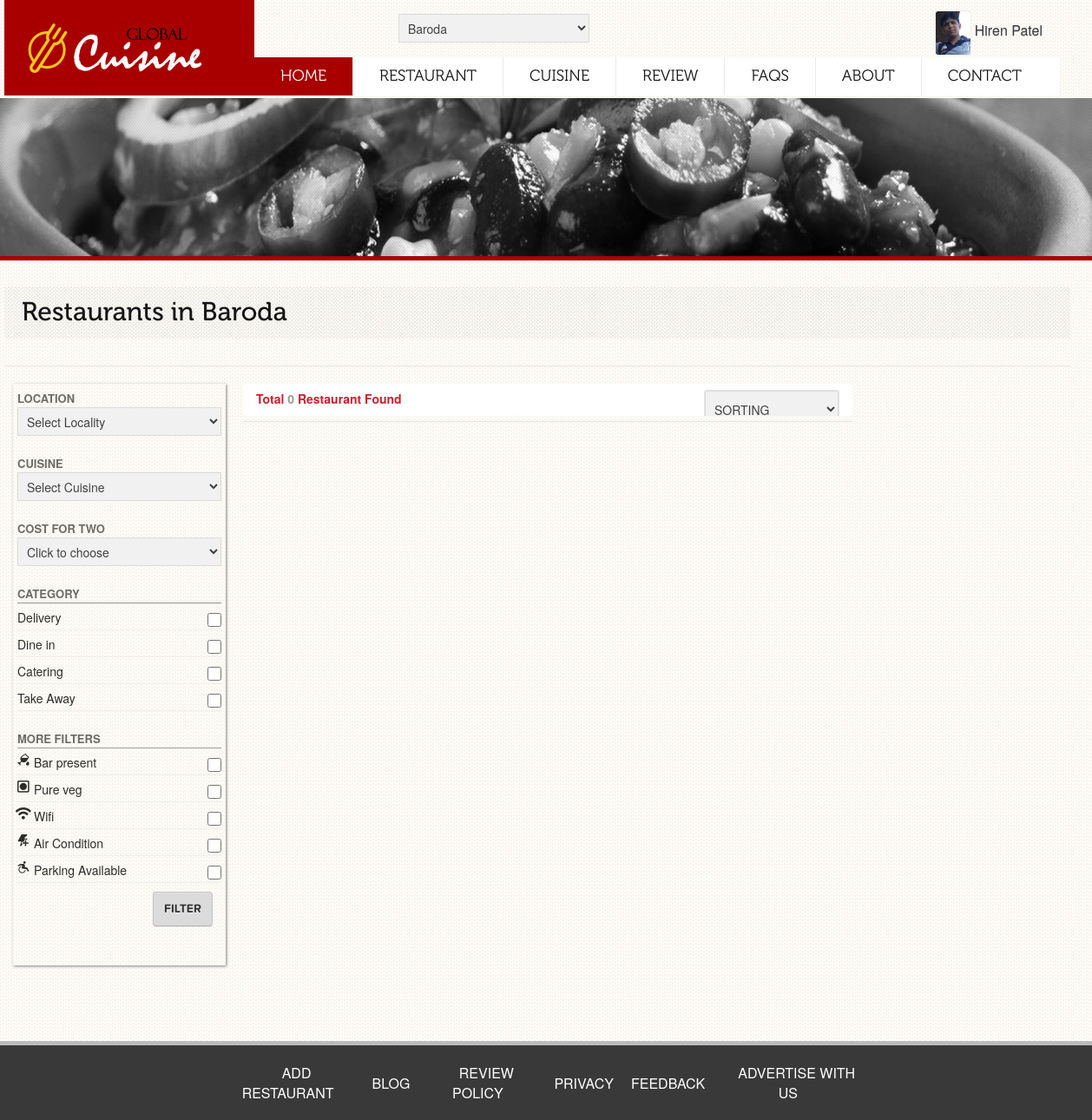
The page /restaurant-display.php (signed in) on the database its author committed.
### tables this page shows
CREATE TABLE IF NOT EXISTS `foodie_detail` (
  `foodie_id` int(11) NOT NULL AUTO_INCREMENT,
  `foodie_name` varchar(30) NOT NULL,
  `foodie_email` varchar(50) NOT NULL,
  `foodie_password` varchar(100) NOT NULL,
  `foodie_contact` varchar(10) NOT NULL,
  `foodie_address` varchar(50) NOT NULL,
  `foodie_photo` varchar(50) NOT NULL,
  `foodie_reg_date` timestamp NOT NULL DEFAULT CURRENT_TIMESTAMP,
  `foodie_status` int(1) NOT NULL DEFAULT '0',
  `foodie_gender` varchar(6) NOT NULL,
  `code` varchar(100) NOT NULL,
  PRIMARY KEY (`foodie_id`)
);

CREATE TABLE IF NOT EXISTS `city` (
  `city_id` int(11) NOT NULL AUTO_INCREMENT,
  `city_name` varchar(30) NOT NULL,
  `state_id` int(11) NOT NULL,
  PRIMARY KEY (`city_id`)
);

### restaurant-display.php (the view, shortened to what the rows shown need)
<html lang="en" >
    <head><meta http-equiv="Content-Type" content="text/html; charset=UTF-8">
        <link rel="stylesheet" type="text/css" href="css/zomato-style.css">
        <?php
        include './theme-part/header-script.php';
        ?>
    </head>
    <body >
        <div id="wrapper">
            <header id="header">
                <div class="container">
                    <?php
                    include './theme-part/header.php';
                    ?>
                </div>
            </header>
            <section>
                <div class="container">
                    <div class="grid_16 item">
                        <div class="bb grid_16" >
                            <div class="heading">
                                <?php
                                if (isset($_SESSION['city'])) {
                                    $query = "select city_name from city where city_id='{$city}'";
                                    $result = mysql_query($query) or die(mysql_error());
                                    $row = mysql_fetch_array($result);
                                    if ($row) {
                                        echo "<h1>Restaurants in {$row['city_name']}</h1>";
                                    }
                                } else {
                                    echo "<h1>Restaurants</h1>";
                                }
                                ?>
                            </div>
                        </div>
                    </div>
                </div>
            </section>
        </div>
    </body></html>

### theme-part/top-container.php (shortened to what the rows shown need)
<?php
if (isset($_SESSION['city'])) {
    $city = $_SESSION['city'];
}
if (isset($_SESSION['user_id'])) {
    $query = "select foodie_id,foodie_name,foodie_photo from foodie_detail where foodie_id='{$_SESSION['user_id']}'";
    $result = mysql_query($query) or die(mysql_error());
    $row = mysql_fetch_array($result);
    if ($row) {
        $foodie_name = $row['foodie_name'];
        $foodie_photo = $row['foodie_photo'];
        if ($foodie_photo == "") {
            $foodie_photo = "admin-panel/photo/not_avail.png";
        } else {
            $foodie_photo = "admin-panel/photo/foodie-photo/{$foodie_photo}";
        }
    }
}
?>
<div class="top-container" style="margin-top: 0px;">
    <table  style="width:100%;">
        <tr>
            <td>
                <?php
                if (isset($_SESSION['user_id'])) {
                    echo "<header id='top-container' style='margin-top:-20px;min-height:50px;width:150px;float:right;'>";
                    echo"<ul class='toolbar' id='toolbar' style='min-width:300px;'>";
                    echo "<li class='profile'>
      <a href='#' data-toggle='dropdown'>
        <span class='avatar'><img src='{$foodie_photo}' alt='img' style='width:40px;height:50px;'></span>
        <span >{$foodie_name}
          </span>
      </a>
      <div class='dropdown-menu' role='menu'>
        <header>
          Your Profile
          <ul class='toolbar'>
            <li><span class='action show'><a href='user-profile.php' class='label label-important' style='color:#fff;'>Edit</a></span></li>
          </ul>
        </header>
        <ul class='body' style='list-style-type:none;'>
          <li>
            <a href='foodie-favorite-display.php' class='text'><span class='icon' data-icon='Æ'></span><br>Favorite</a>
          </li>
          <li>
            <a href='foodie-wishlist-display.php' class='text'><span class='icon'  data-icon='w'></span><br>Wishlist</a>
          </li >
          <li >
            <a href='foodie-been-there-display.php' class='text'><span class='icon'  data-icon='E'></span><br>BeenThere</a>
          </li>
           <li >
            <a href='foodie-review-display.php' class='text'><span class='icon'  data-icon='r'></span><br>Reviews</a>
          </li>
        </ul>
        <footer>
          <a href='user-logout.php' class='text'><span class='icon icone-off'></span>LOGOUT</a>
        </footer>
      </div>
    </li>";
                }
                ?>
            </td>
        </tr>
    </table>
</div>

### rows shown on the page
foodie_detail: foodie_photo (picture), foodie_name "Hiren Patel"
city: city_name "Baroda"

### other values the page prints
$record "0"
form field city_id "Baroda"
